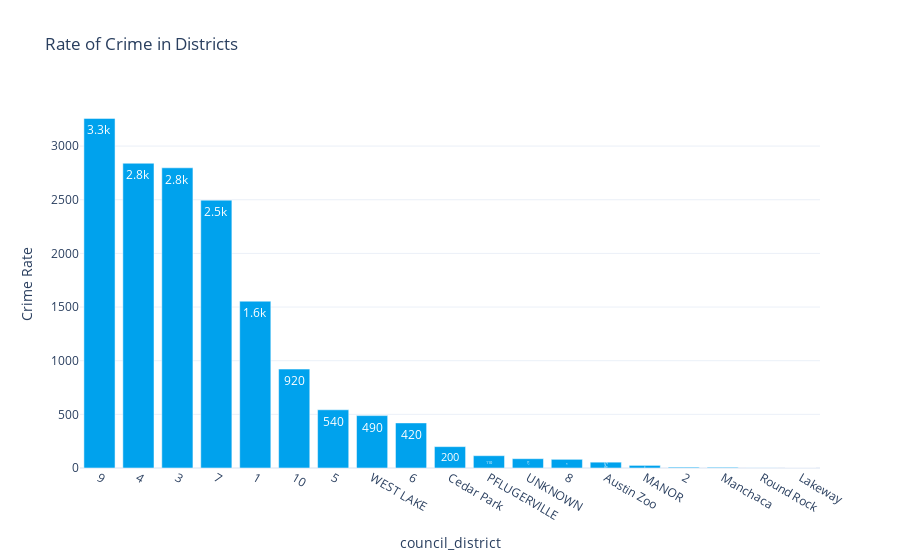

The notebook cell this image was saved under:
### Markdown cell above
# 3 what districts have most crimes

### Code cell
bar_plot("Rate of Crime in Districts", dict(index = "Council District", y =  "Crime Rate"), crime_per_districs.index, np.sort(crime_per_districs.values)[::-1], crime_per_districs)

### Figure 1 — Plotly figure (JSON) as saved in the notebook; plotly's stock layout.template omitted (floating-point values rounded to 4 significant figures)
{"data": [{"alignmentgroup": "True", "hovertemplate": "council_district=%{x}<br>Crime Rate=%{y}<br>text=%{text}<extra></extra>", "legendgroup": "", "marker": {"color": "#00a2ed"}, "name": "", "offsetgroup": "", "orientation": "v", "showlegend": false, "text": [3258, 2840.0, 2798.0, 2496.0, 1554.0, 921.9, 542.4, 488.3, 420.1, 199.1, 114.7, 86.86, 80.86, 54.43, 24.43, 7.857, 6.714, 1, 0.4286], "textposition": "inside", "texttemplate": "%{text:.2s}", "type": "bar", "x": ["9", "4", "3", "7", "1", "10", "5", "WEST LAKE", "6", "Cedar Park", "PFLUGERVILLE", "UNKNOWN", "8", "Austin Zoo", "MANOR", "2", "Manchaca", "Round Rock", "Lakeway"], "xaxis": "x", "y": [3258, 2840.0, 2798.0, 2496.0, 1554.0, 921.9, 542.4, 488.3, 420.1, 199.1, 114.7, 86.86, 80.86, 54.43, 24.43, 7.857, 6.714, 1, 0.4286], "yaxis": "y"}], "layout": {"barmode": "relative", "legend": {"tracegroupgap": 0}, "title": {"text": "Rate of Crime in Districts"}, "xaxis": {"anchor": "y", "domain": [0, 1], "showgrid": false, "title": {"text": "council_district"}}, "yaxis": {"anchor": "x", "domain": [0, 1], "title": {"text": "Crime Rate"}}}}
